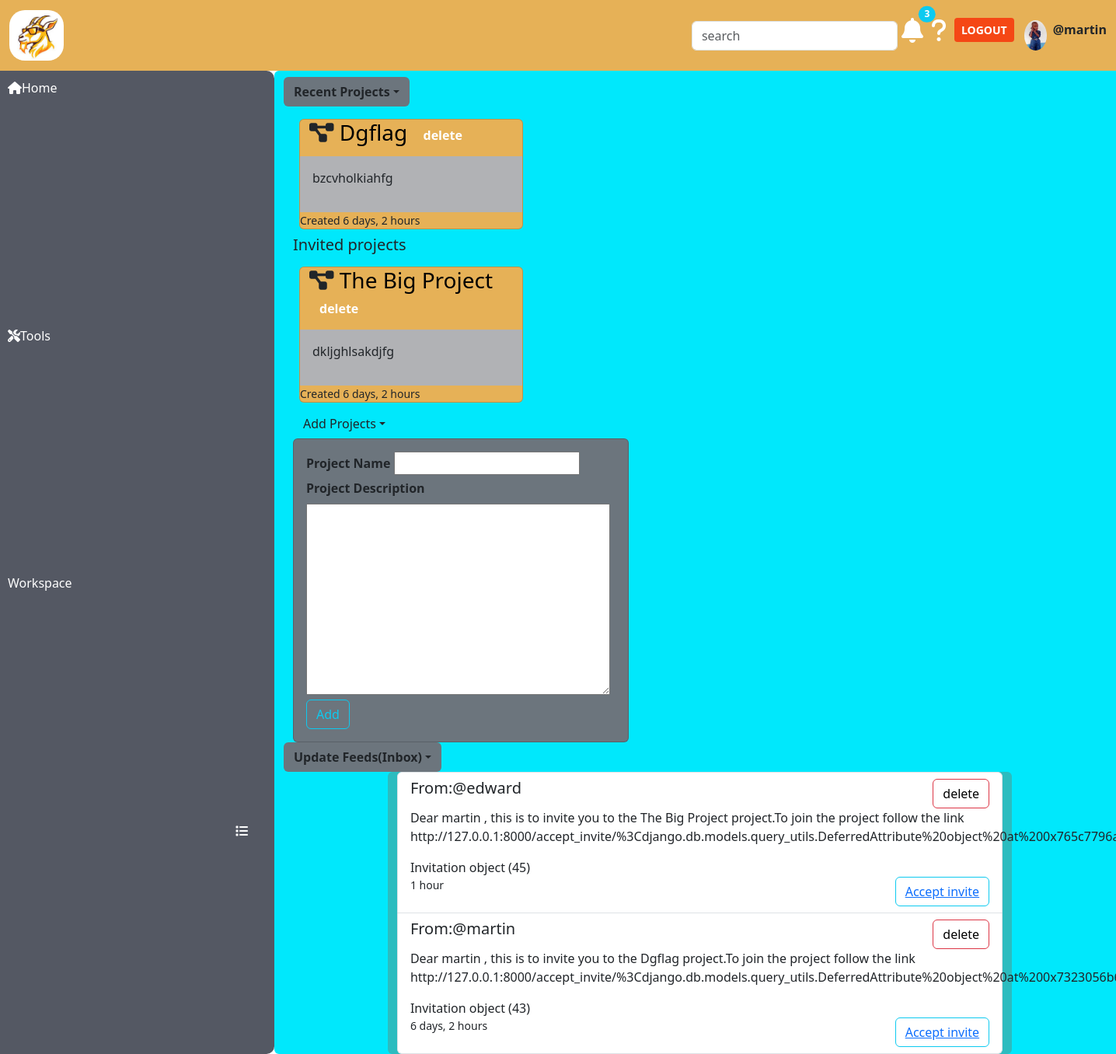
Screenshot of / (signed in) with the database file from the repository.
### taskmng/models.py (models this page shows, shortened)
class User(AbstractUser):
    username=models.CharField(max_length=100)
    email=models.EmailField(unique=True)
    mobile_number=models.CharField(max_length=13, blank=True, null=True,unique=True)
    avatar=models.ImageField(null=True, default=None, upload_to='avatars/')
    USERNAME_FIELD='email'
    REQUIRED_FIELDS=['username']

class Project(models.Model):
    projectname=models.CharField(max_length=60)
    user=models.ForeignKey(User, on_delete=models.CASCADE, default=1)
    description=models.TextField( null=True, blank=True)
    member=models.ManyToManyField(User, through='ProjectMember',blank=True ,related_name='projects')
    created=models.DateTimeField(auto_now_add=True)
    updated=models.DateTimeField(auto_now=True)

class Messages(models.Model):
    sender=models.ForeignKey(User,related_name="sent_message" ,on_delete=models.CASCADE,null=True)
    receiver= models.ForeignKey(User,related_name="received_message" ,on_delete=models.CASCADE, null=True)
    body=models.TextField()
    invitation=models.ForeignKey(Invitation, on_delete=models.CASCADE, null=True, blank=True, related_name="messages")
    updated=models.DateTimeField(auto_now= True)
    created=models.DateTimeField(auto_now_add= True)
    class Meta:
        ordering= ['-updated', '-created']
    def __str__(self):
        return self.body

class Invitation(models.Model):
    STATUS_CHOICES= [
        ('pending', 'Pending'),
        ('accepted', 'Accepted'),
        ('declined', 'Declined')
    ]
    project=models.ForeignKey(Project, on_delete=models.CASCADE)
    sender=models.ForeignKey(User, related_name='sent_invites', on_delete=models.CASCADE)
    recipient=models.ForeignKey(User,related_name='received_invites', on_delete=models.CASCADE)
    status=models.CharField(max_length=15, choices=STATUS_CHOICES, default='pending')
    token=models.UUIDField(default=uuid.uuid4,editable=False, unique=True)
    created_at=models.DateTimeField(auto_now_add=True)

### taskmng/views.py (the view)
# urls.py: path('', projectpage, name="projects"),
@login_required(login_url="login")
def projectpage(request):
    projects=Project.objects.filter(user=request.user)
    form=ProjectForm()
    invitations=Invitation.objects.filter(recipient=request.user)
    notifications=Messages.objects.filter(receiver=request.user)
    accepted_project=Invitation.objects.filter(recipient=request.user, status='accepted')
    inv_projects=[invite.project for invite in accepted_project]
    if request.method == 'POST':
        form=ProjectForm(request.POST)
        if form.is_valid():
            project=form.save(commit=False)
            project.user=request.user
            project.save()
            ProjectMember.objects.create(
                user=request.user,
                project=project,
                role='Admin'
            )
        return redirect('projects')
    else:
        form=ProjectForm()
    context={'projects':projects, 'form':form, 'invitations':invitations, 'notifications':notifications, 'inv_projects':inv_projects}
    return render(request, 'taskmng/projectlist.html', context)

### taskmng/forms.py
class ProjectForm(forms.ModelForm):
    class Meta:
        model=Project
        fields=['projectname','description','member']

### taskmng/templates/taskmng/projectlist.html (shortened to what this page needs)
{%extends 'main.html' %}
{% block content %}
<div>
    <div class="row">
        <div class="col-md-3 side-bar">
            {% include 'taskmng/sidebar.html' %}
        </div>
        <div class="rounded  col-md-9" style="background-color:#00e8fc";>
            <div>
            <button class="btn mt-2 bg-secondary fw-bold dropdown-toggle" data-bs-toggle="collapse" type="button" data-bs-target="#projectlist" aria-controls="projectlist"aria-expanded="True">Recent Projects</button>
            </div>
            <div class="mt-2 " id="projectlist">
                <div class=" row container-fluid ">
                    {% for project in projects %}
                    <div class="col-md-3 rounded m-2">
                        <div class="card" style="width:18rem; background-color:#e6b157">
                            <h1 class="rounded fs-3 container-fluid">
                                <i class="fa-solid fa-diagram-project"></i>
                                <a class="card-link link-underline link-underline-opacity-0 text-capitalize" href="{%url 'home' project.id%}" style="color:black">{{project.projectname}}</a>
                                <button class="btn ms-auto"><a class="link-underline link-underline-opacity-0 fw-bold" style="color:white" href="{% url 'deleteproject' project.id%}">delete</a></button>
                            </h1>
                            <div class="card-body" style="background-color:#b1b2b5">
                                <p>{{project.description}}</p>
                            </div>
                            <small>Created  {{project.created|timesince}}</small>
                        </div>
                    </div>
                    {%endfor%}
                    <h1 class="fs-5">Invited projects</h1>
                    {% for inv_project in inv_projects %}
                    <div class="col-md-3 rounded m-2">
                        <div class="card" style="width:18rem; background-color:#e6b157">
                            <h1 class="rounded fs-3 container-fluid">
                                <i class="fa-solid fa-diagram-project"></i>
                                <a class="card-link link-underline link-underline-opacity-0 text-capitalize" href="{%url 'home' inv_project.id%}" style="color:black">{{inv_project.projectname}}</a>
                                <button class="btn ms-auto"><a class="link-underline link-underline-opacity-0 fw-bold" style="color:white" href="{% url 'deleteproject' inv_project.id%}">delete</a></button>
                            </h1>
                            <div class="card-body" style="background-color:#b1b2b5">
                                <p>{{inv_project.description}}</p>
                            </div>
                            <small>Created  {{inv_project.created|timesince}}</small>
                        </div>
                    </div>
                    {%endfor%}
                </div>
                <div class="container-fluid">
                    <button class="btn dropdown-toggle" data-bs-toggle="collapse"  data-bs-target="#projectcreation" aria-controls="projectcreation" aria-expanded="true" type="button"> Add Projects</button>
                    <div class="bg-secondary card" style="width:27rem" id="projectcreation">
                        <form method="POST" action="" class="card-body">
                            <label  class="form-label fw-bold">Project Name</label>
                            {{form.projectname}}
                            <label class="form-label fw-bold">Project Description</label>
                            {{form.description}}
                            <button type="submit" class="btn btn-outline-info">Add</button>
                        </form>
                    </div>
                </div>
            </div>
            <button class="btn bg-secondary fw-bold dropdown-toggle" data-bs-toggle="collapse" data-bs-target="#updateFeed" aria-expanded="True" aria-controls="updateFeed">Update Feeds(Inbox)</button>
            <div class="container rounded col-md-9" id="updateFeed" style="background-color:#2CBCBF">
                <ul class="list-group list-group ">
                    {% for notification in notifications%}
                    <li class="list-group-item">
                        <div class="d-flex">
                            <h1 class="fs-5 me-auto"> From:@{{notification.sender.username}}</h1>
                            <button class="btn btn-outline-danger"><a href="{% url 'delete_messages' notification.id %}" class="link-underline link-underline-opacity-0" style="color:black">delete</a></button>
                        </div>
                        <p>{{notification}}</p>
                        {{notification.invitation}}
                        <div class="d-flex">
                            <small class="me-auto">{{notification.created|timesince}}</small>
                            {%if notification.invitation%}
                            <button class="btn btn-outline-info"><a href="{% url 'accept_invite' notification.invitation.token%}">Accept invite</a></button>
                            {% endif%}
                        </div>
                    </li>
                    {% endfor%}
                </ul>
            </div>
{% endblock%}

### templates/navbar.html (shortened to what this page needs)
{% load static %}
<nav class="navbar navbar-expand-lg" style="background-color:#e6b157">
    <div class=" container-fluid">
        <a class="navbar-brand  " href="{% url 'projects'%}"><img src="{% static 'GOAT.jpeg'%}" style="width:70px; border-radius:20px 20px 20px 20px;" alt="logo"/></a>
        <div class="collapse navbar-collapse " id="navbarnav">
            <form class="ms-auto" role="search">
                <input class="form-control me-2" placeholder="search" aria-label="search">
            </form>
            <ul class="navbar-nav mb-2 mb-lg-0">
                <li class="nav-item">
                    <div class="position-relative">
                        <a href= ""><i class="fa-solid fa-bell fa-shake fa-2x" data-bs-toggle="modal" data-bs-target="notifymodal" style="margin:5px; color:white;"></i><span class="position-absolute top-0 start-100 translate-middle badge rounded-pill bg-info">3</span></a>
                    </div>
                </li>
                <li class="nav-item">
                    <a href=""><i class=" fa-solid fa-question fa-2x" style="color:white; margin:5px;" ></i></a>
                </li>
                <li class="nav-item">
                    {% if request.user.is_authenticated%}
                    <button type="button" class="btn btn-sm" style="margin:5px; background-color:#f54715; "><a href="{%url 'logout'%}" class="link-underline link-underline-opacity-0 fw-bold" style="color:white;">LOGOUT</a></button>
                    {% else %}
                    <button type="button" class="btn btn-sm" style="margin:5px; background-color:#f54715;"><a href="{% url 'login'%}" class=" link-underline link-underline-opacity-0 fw-bold" style="color:white;">LOGIN</a></button>
                    {% endif%}
                </li>
                <li class="nav-item">
                    {%if user.avatar%}
                    <a href="{% url 'profile' %}"><img src="{{request.user.avatar.url}}" alt="profile" class="nav-link" style="width:45px; border-radius:50%"/> </a>
                    {%else%}
                    <a href="{% url 'profile' %}"><img src="{% static 'taskmng/media/avatar-svgrepo-com.svg' %}" alt="profile" class="nav-link" style="width:45px; border-radius:50%"/> </a>
                    {%endif%}
                </li>
                {%if request.user.is_authenticated %}
                <li class="mt-2">
                    <p class="fw-bold">@{{request.user.username}}</p>
                </li>
                {% endif%}
            </ul>
        </div>
    </div>
</nav>

### taskmng/static/taskmng/task.css (style rules this page uses)
.side-bar { display:grid; grid-auto-rows:auto; gap:10px; background-color:#545863; border-radius:10px 10px 10px 10px; }

### rows the page displays
User: user.avatar (picture), user.username "martin"
Project: projectname "Dgflag", description "bzcvholkiahfg", created "6 days, 2 hours"
Project: projectname "The Big Project", description "dkljghlsakdjfg", created "6 days, 2 hours"
Messages: sender.username "edward", body "Dear martin , this is to invite you to the The Big Project project.To join the project follow the link…", invitation "Invitation object (45)", created "1 hour", shows "Accept invite"
Messages: sender.username "martin", body "Dear martin , this is to invite you to the Dgflag project.To join the project follow the link…", invitation "Invitation object (43)", created "6 days, 2 hours", shows "Accept invite"
